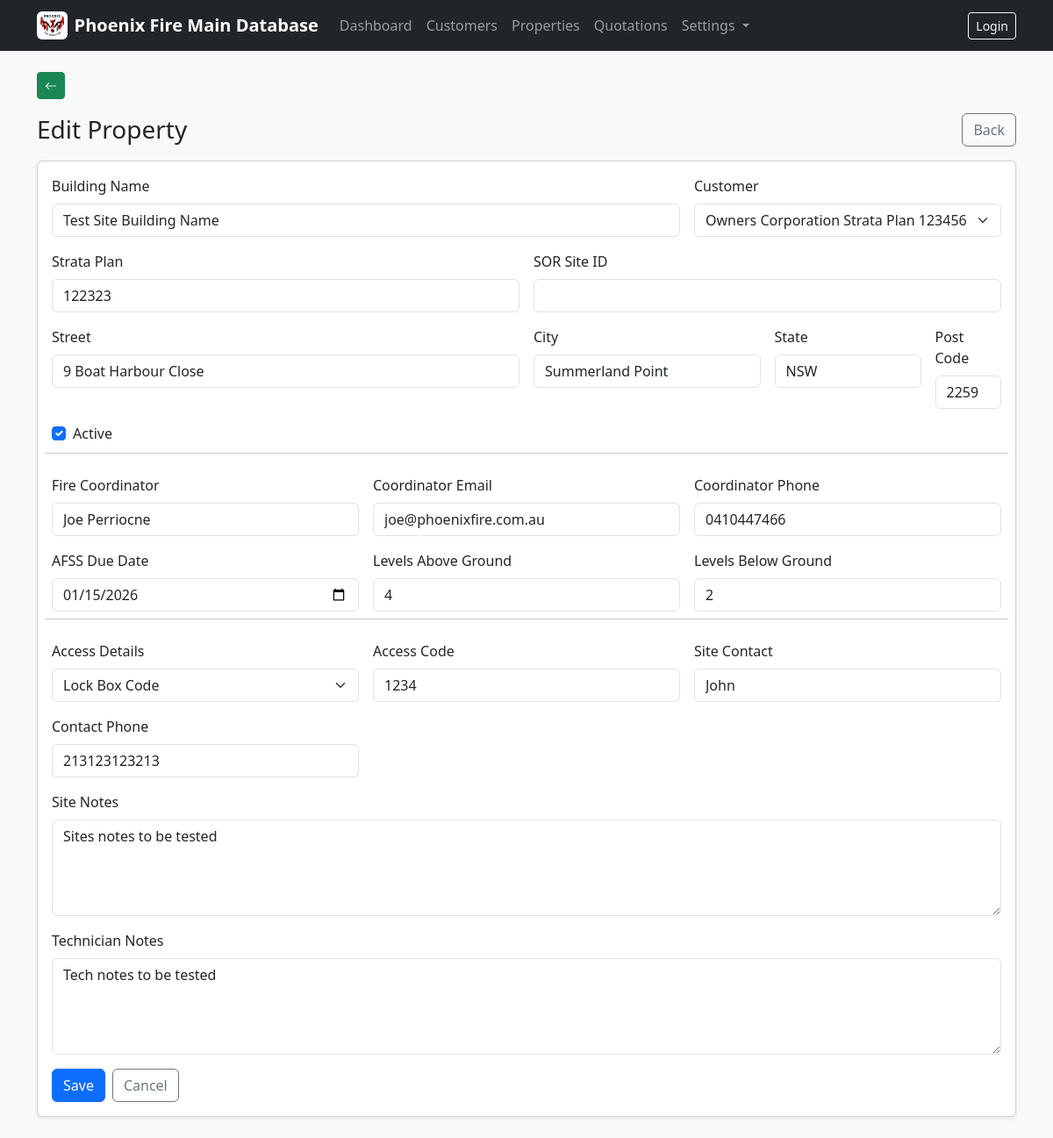
/properties/1/edit/, run on the app's committed database.
### company/models.py (models this page shows, shortened)
class ClientProfile(models.Model):
    company_logo = models.ImageField(upload_to="company/logo/", blank=True, null=True)
    legal_company_name = models.CharField(max_length=255, blank=True)
    trading_name = models.CharField(max_length=255, blank=True)
    company_address = models.TextField(blank=True)
    company_phone = models.CharField(max_length=50, blank=True)
    company_email = models.EmailField(blank=True)
    company_abn = models.CharField(max_length=50, blank=True)
    company_acn = models.CharField(max_length=50, blank=True)
    accounts_phone = models.CharField(max_length=50, blank=True)
    accounts_email = models.EmailField(blank=True)
    updated_at = models.DateTimeField(auto_now=True)
    class Meta:
        verbose_name = "Client Profile"
        verbose_name_plural = "Client Profile"
    @classmethod
    def get_solo(cls):
        obj, _ = cls.objects.get_or_create(pk=1)
        return obj

### properties/models.py (models this page shows, shortened)
class Property(models.Model):
    ACCESS_CHOICES = [
        ("unrestricted", "Unrestricted"),
        ("office", "Keys Held In Office"),
        ("key", "Keys Required"),
        ("site_contact", "Site Contact"),
        ("lock_box", "Lock Box Code"),
        ("other", "Other"),
    ]
    site_id = models.CharField(
        max_length=8,
        unique=True,
        editable=False,
        blank=True,
        db_index=True,
    )
    strata_plan = models.CharField(max_length=100, blank=True)
    sor_site_id = models.CharField(max_length=100, blank=True)
    building_name = models.CharField(max_length=200)
    street = models.CharField(max_length=200)
    city = models.CharField(max_length=100)
    state = models.CharField(max_length=50, blank=True)
    post_code = models.CharField(max_length=20, blank=True)
    active_status = models.BooleanField(default=True)
    customer = models.ForeignKey(
        Customer,
        on_delete=models.PROTECT,
        related_name="properties",
        null=True,
        blank=True,
    )
    fire_coordinator = models.CharField(max_length=150, blank=True)
    fire_coordinator_email = models.EmailField(blank=True)
    fire_coordinator_phone = models.CharField(max_length=50, blank=True)
    afss_due_date = models.DateField(null=True, blank=True)
    levels_above_ground = models.PositiveIntegerField(null=True, blank=True)
    levels_below_ground = models.PositiveIntegerField(null=True, blank=True)
    access_details = models.CharField(
        max_length=50,
        choices=ACCESS_CHOICES,
        blank=True,
    )
    access_code = models.CharField(max_length=50, blank=True)
    site_contact = models.CharField(max_length=150, blank=True)
    contact_phone = models.CharField(max_length=50, blank=True)
    site_notes = models.TextField(blank=True)
    technician_notes = models.TextField(blank=True)
    PREFIX = "PTY"
    PAD = 5

### properties/views.py (the view)
# urls.py: path("<int:pk>/edit/", PropertyUpdateView.as_view(), name="update"),
class PropertyUpdateView(UpdateView):
    model = Property
    form_class = PropertyForm
    template_name = "properties/property_form.html"
    success_url = reverse_lazy("properties:list")

### company/context_processors.py (called while the page is built)
def client_profile(request):
    try:
        return {"client_profile": ClientProfile.get_solo()}
    except Exception:
        return {"client_profile": None}

### customers/models.py (called while the page is built)
    def __str__(self):
        return self.customer_name

### templates/properties/property_form.html (shortened to what this page needs)
{% extends "base.html" %}
{% block content %}
<div class="d-flex justify-content-between align-items-center mb-3">
  <h1 class="h3 mb-0">{% if object %}Edit Property{% else %}Add Property{% endif %}</h1>
  <a class="btn btn-outline-secondary" href="{% url 'properties:list' %}">Back</a>
</div>
<div class="card shadow-sm">
  <div class="card-body">
    <form method="post" novalidate>
      <div class="row g-3">
        <div class="col-md-8">
          <label class="form-label">Building Name</label>
          {{ form.building_name }}
        </div>
        <div class="col-md-4">
          <label class="form-label">Customer</label>
          {{ form.customer }}
        </div>
        <div class="col-md-6">
          <label class="form-label">Strata Plan</label>
          {{ form.strata_plan }}
        </div>
        <div class="col-md-6">
          <label class="form-label">SOR Site ID</label>
          {{ form.sor_site_id }}
        </div>
        <div class="col-md-6">
          <label class="form-label">Street</label>
          {{ form.street }}
        </div>
        <div class="col-md-3">
          <label class="form-label">City</label>
          {{ form.city }}
        </div>
        <div class="col-md-2">
          <label class="form-label">State</label>
          {{ form.state }}
        </div>
        <div class="col-md-1">
          <label class="form-label">Post Code</label>
          {{ form.post_code }}
        </div>
        <div class="col-12">
          <div class="form-check">
            {{ form.active_status }}
            <label class="form-check-label">Active</label>
          </div>
        </div>
        <hr class="my-2">
        <div class="col-md-4">
          <label class="form-label">Fire Coordinator</label>
          {{ form.fire_coordinator }}
        </div>
        <div class="col-md-4">
          <label class="form-label">Coordinator Email</label>
          {{ form.fire_coordinator_email }}
        </div>
        <div class="col-md-4">
          <label class="form-label">Coordinator Phone</label>
          {{ form.fire_coordinator_phone }}
        </div>
        <div class="col-md-4">
          <label class="form-label">AFSS Due Date</label>
          {{ form.afss_due_date }}
        </div>
        <div class="col-md-4">
          <label class="form-label">Levels Above Ground</label>
          {{ form.levels_above_ground }}
        </div>
        <div class="col-md-4">
          <label class="form-label">Levels Below Ground</label>
          {{ form.levels_below_ground }}
        </div>
        <hr class="my-2">
        <div class="col-md-4">
          <label class="form-label">Access Details</label>
          {{ form.access_details }}
        </div>
        <div class="col-md-4">
          <label class="form-label">Access Code</label>
          {{ form.access_code }}
        </div>
        <div class="col-md-4">
          <label class="form-label">Site Contact</label>
          {{ form.site_contact }}
        </div>
        <div class="col-md-4">
          <label class="form-label">Contact Phone</label>
          {{ form.contact_phone }}
        </div>
        <div class="col-12">
          <label class="form-label">Site Notes</label>
          {{ form.site_notes }}
        </div>
        <div class="col-12">
          <label class="form-label">Technician Notes</label>
          {{ form.technician_notes }}
        </div>
      </div>
      <div class="d-flex gap-2 mt-3">
        <button class="btn btn-primary" type="submit">Save</button>
        <a class="btn btn-outline-secondary" href="{% url 'properties:list' %}">Cancel</a>
      </div>
    </form>
  </div>
</div>
{% endblock %}

### templates/base.html (shortened to what this page needs)
<!doctype html>
<html lang="en">
<head>
  <link href="https://cdn.jsdelivr.net/npm/bootstrap@5.3.3/dist/css/bootstrap.min.css" rel="stylesheet">
  <link rel="stylesheet" href="https://cdn.jsdelivr.net/npm/bootstrap-icons@1.11.3/font/bootstrap-icons.min.css">
</head>
<body class="bg-light">
<nav class="navbar navbar-expand-lg navbar-dark bg-dark">
  <div class="container">
    <a class="navbar-brand fw-semibold d-flex align-items-center gap-2"
       href="{% url 'dashboard' %}">
      {% if client_profile and client_profile.company_logo %}
        <img src="{{ client_profile.company_logo.url }}"
             alt="Company Logo"
             style="height:32px;width:auto;"
             class="rounded bg-white p-1">
      {% endif %}
      <span>Phoenix Fire Main Database</span>
    </a>
    <div class="collapse navbar-collapse" id="mainNav">
      <ul class="navbar-nav me-auto">
        <li class="nav-item">
          <a class="nav-link" href="{% url 'dashboard' %}">Dashboard</a>
        </li>
        <li class="nav-item">
          <a class="nav-link" href="{% url 'customers:list' %}">Customers</a>
        </li>
        <li class="nav-item">
          <a class="nav-link" href="{% url 'properties:list' %}">Properties</a>
        </li>
        <li class="nav-item">
          <a class="nav-link" href="{% url 'quotations:list' %}">Quotations</a>
        </li>
        <li class="nav-item dropdown">
          <a class="nav-link dropdown-toggle" href="#" id="settingsDropdown"
             role="button" data-bs-toggle="dropdown">
            Settings
          </a>
        </li>
      </ul>
      <ul class="navbar-nav">
        {% if user.is_authenticated %}
          <li class="nav-item">
            <span class="navbar-text me-3">
              Logged in as {{ user.username }}
            </span>
          </li>
          <li class="nav-item">
            <a class="btn btn-outline-light btn-sm" href="/admin/logout/">Logout</a>
          </li>
        {% else %}
          <li class="nav-item">
            <a class="btn btn-outline-light btn-sm" href="/admin/login/">Login</a>
          </li>
        {% endif %}
      </ul>
    </div>
  </div>
</nav>
<main class="container my-4 page-wrap">
  <div class="mb-3 no-print">
    <button type="button"
            class="btn btn-back btn-sm"
            onclick="goBackAnimated()"
            title="Back">
      <i class="bi bi-arrow-left"></i>
    </button>
  </div>
  {% block content %}{% endblock %}
</main>
</body>
</html>

### templates/base.html (style rules this page uses)
.page-wrap { animation: pageEnter 160ms ease-out; }
.btn-back, a.btn-back, button.btn-back { background-color: var(--bs-success) !important; border-color: var(--bs-success) !important; color: #fff !important; }

### data on the page
ClientProfile: company_logo (picture)
Property: building_name "Test Site Building Name", customer "Owners Corporation Strata Plan 123456", strata_plan "122323", street "9 Boat Harbour Close", city "Summerland Point", state "NSW", post_code "2259", active_status "☑", fire_coordinator "Joe Perriocne", fire_coordinator_email "joe@phoenixfire.com.au", fire_coordinator_phone "0410447466", afss_due_date "01/15/2026", levels_above_ground "4", levels_below_ground "2", access_details "Lock Box Code", access_code "1234", site_contact "John", contact_phone "213123123213", site_notes "Sites notes to be tested", technician_notes "Tech notes to be tested"
